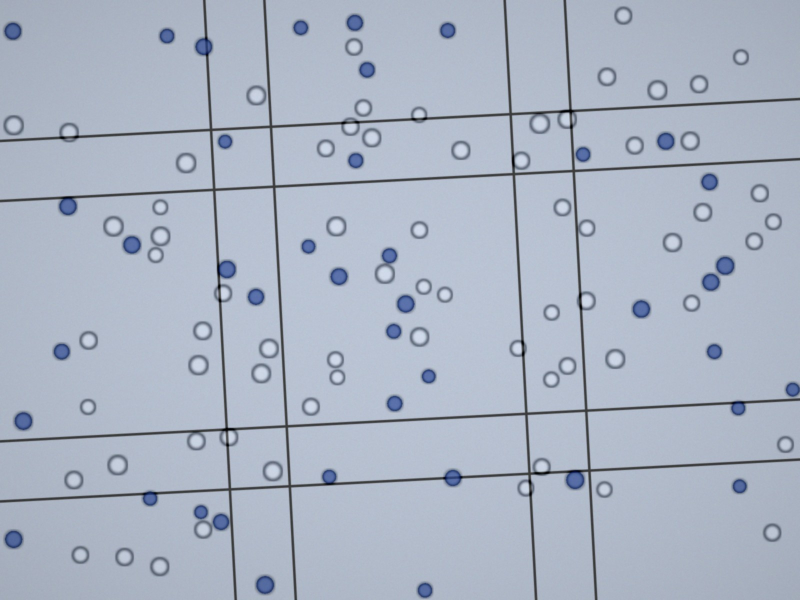
#> input picture examples/synthetic_trypan.jpg, 1600 x 1200 px (shown at 1/2 size)
$ python -i fov.py   (imports and definitions only)
#> lines starting #> are read from the running program, lines starting #| are printed output that depends on the picture
"""Field-of-view handling for photos taken through the eyepiece.

Phone or camera photos taken through the eyepiece show a round, bright field
of view surrounded by black. The black part must be ignored: it would distort
the background estimate, the noise threshold and the grid search.
"""

from __future__ import annotations

import cv2
import numpy as np


def field_of_view(gray: np.ndarray) -> np.ndarray | None:
    """Boolean mask of the illuminated field, or ``None`` if (almost) the
    whole image is illuminated."""
    g = gray.astype(np.float32)
    small_f = min(1.0, 400.0 / max(g.shape))
    small = cv2.resize(g, None, fx=small_f, fy=small_f, interpolation=cv2.INTER_AREA)
    small = cv2.GaussianBlur(small, (0, 0), 2)
    bright = float(np.percentile(small, 75))
    dark = small < 0.35 * bright
    # only dark regions touching the image border count as "outside"
    n, lab = cv2.connectedComponents(dark.astype(np.uint8))
    border = set(np.unique(np.concatenate([lab[0], lab[-1], lab[:, 0], lab[:, -1]]))) - {0}
    outside = np.isin(lab, list(border)) & dark
    if outside.mean() < 0.03:
        return None
    inside = ~outside
    # stay clear of the blurry rim of the field
    k = max(3, int(round(0.015 * max(small.shape))) | 1)
    inside = cv2.erode(inside.astype(np.uint8), cv2.getStructuringElement(cv2.MORPH_ELLIPSE, (k, k)))
    mask = cv2.resize(inside, (g.shape[1], g.shape[0]), interpolation=cv2.INTER_NEAREST) > 0
    return mask


def fill_outside(gray: np.ndarray, mask: np.ndarray | None) -> np.ndarray:
    """Replace everything outside the field of view by the median inside."""
    if mask is None:
        return gray
    out = gray.astype(np.float32).copy()
    out[~mask] = float(np.median(out[mask]))
    return out

>>> import cv2
>>> picture = cv2.imread('../../examples/synthetic_trypan.jpg', cv2.IMREAD_GRAYSCALE)
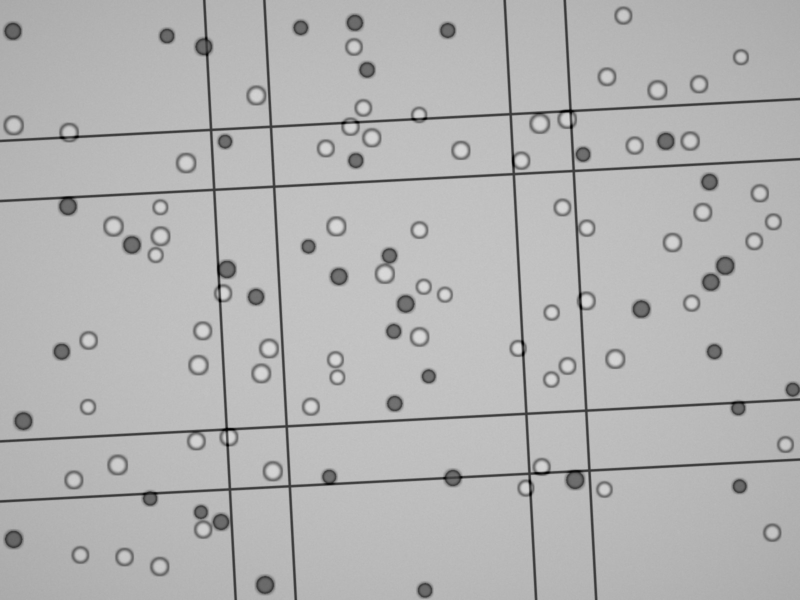
#> picture: shape (1200, 1600) (shown at 1/2 size); min 0, max 219, mean 179
>>> result = field_of_view(picture)
#> in field_of_view, `small = cv2.resize(g, None, fx=small_f, fy=small_f, interpolation=cv2...`:
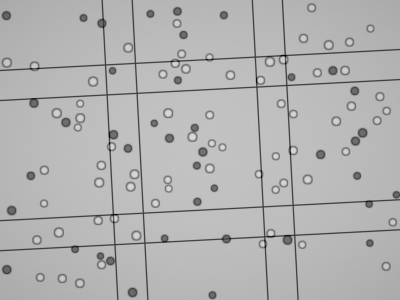
#> small: shape (300, 400) float32; min 3.69, max 217.9, mean 179
#> in field_of_view, `small = cv2.GaussianBlur(small, (0, 0), 2)`:
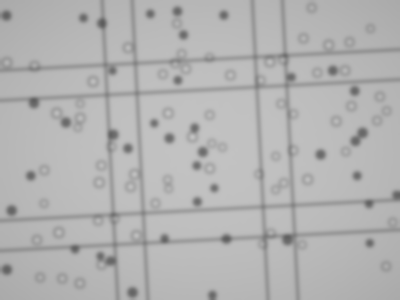
#> small: shape (300, 400) float32; min 92.75, max 194.5, mean 179
#> in field_of_view, `bright = float(np.percentile(small, 75))`: bright = 187.6
#> in field_of_view, `dark = small < 0.35 * bright`: dark: shape (300, 400) bool; every value is 0
#> in field_of_view, `n, lab = cv2.connectedComponents(dark.astype(np.uint8))`: lab: shape (300, 400) int32; every value is 0
#> in field_of_view, `n, lab = cv2.connectedComponents(dark.astype(np.uint8))`: n = 1
#> in field_of_view, `border = set(np.unique(np.concatenate([lab[0], lab[-1], lab[:, 0], lab..`: border = 0 items
